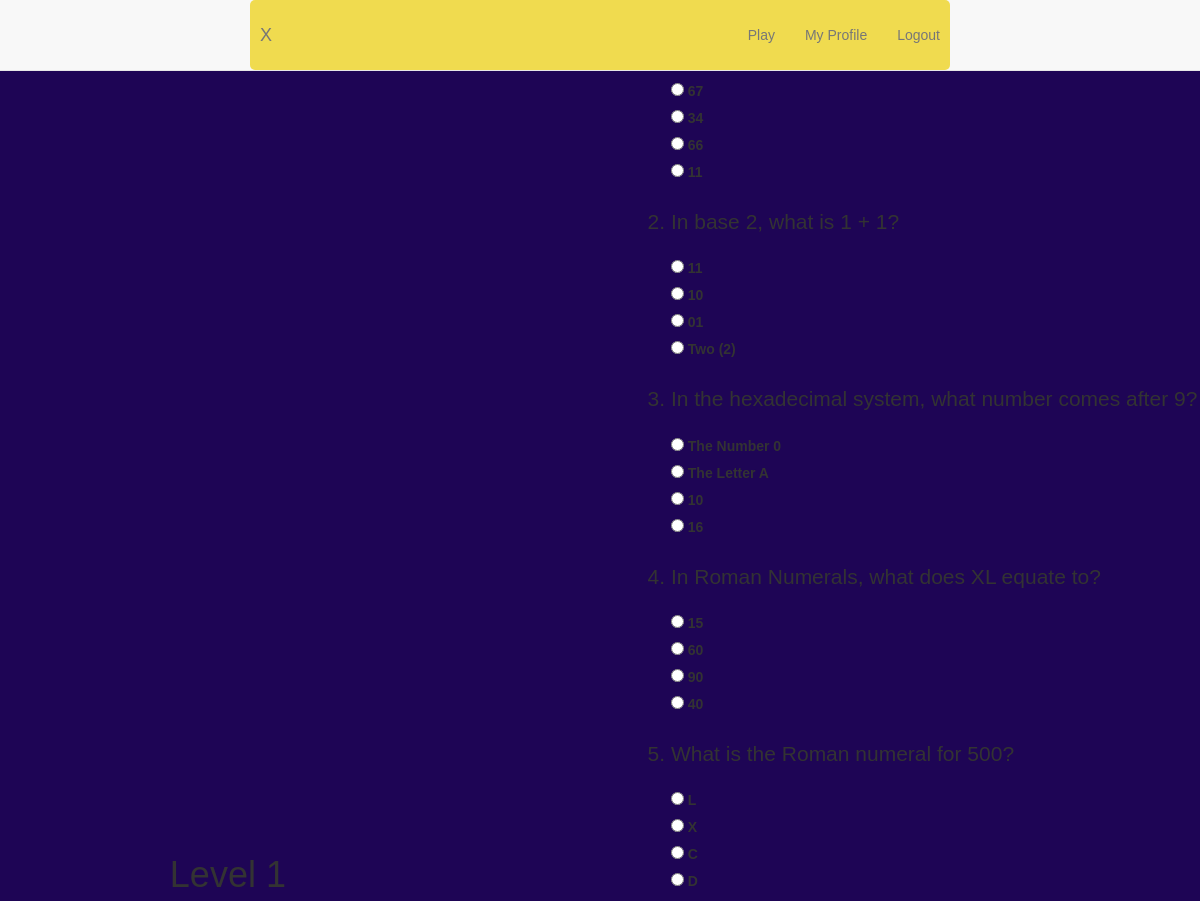
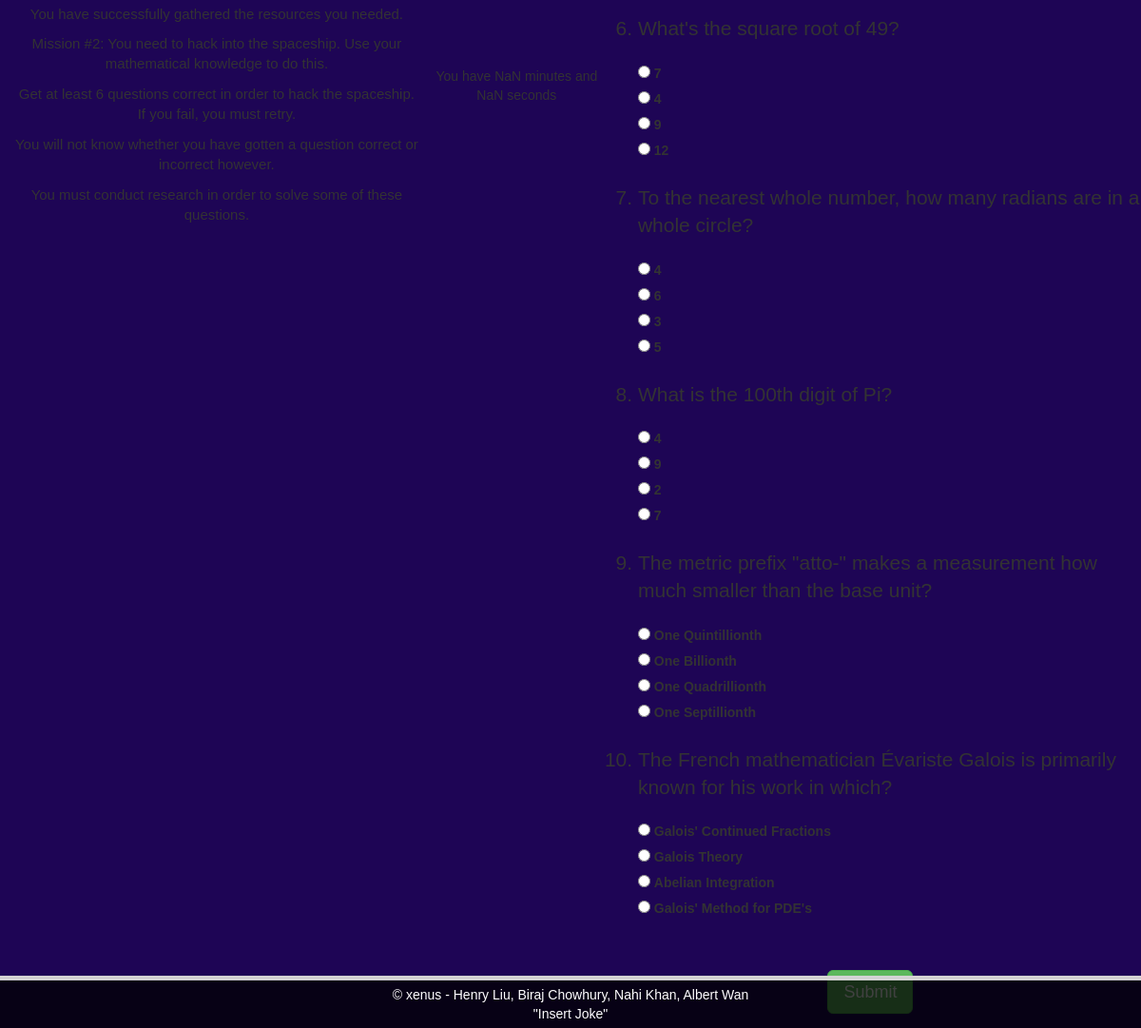
The page /computation (signed in) on the database its author committed (2 pictures, top to bottom).
### tables this page shows
CREATE TABLE TRIVIA (questions TEXT, one TEXT, two TEXT, three TEXT, four TEXT);

### app.py (the view)
@app.route("/computation")
def computation():
    if "user" not in session:
        return redirect(url_for('root'))
    with sqlite3.connect(DB_FILE) as connection:
        c = connection.cursor()
        q = 'SELECT questions, one, two , three, four FROM TRIVIA;'
        foo = c.execute(q)
        List = foo.fetchall()
        connection.commit()
    return render_template('computation.html',q = List, heading = session["user"],sessionstatus = "user" in session)

### templates/computation.html (shortened to what this page needs)
{% extends "homepage.html" %}
{% block body %}
{% block searchresults %}
<div class="container-fluid">
  <center>
    <h1>Level 1</h1>
    <p> You have successfully gathered the resources you needed. </p>
    <p>Mission #2: You need to hack into the spaceship. Use your mathematical knowledge to do this.</p>
    <p>Get at least 6 questions correct in order to hack the spaceship. If you fail, you must retry.</p>
    <p>You will not know whether you have gotten a question correct or incorrect however.</p>
    <p>You must conduct research in order to solve some of these questions.</p>
  </center>
</div>
<head>
</head>
<body onload="timeRemaining()">
  <center><div>You have <span id="clockdiv"></span></div></center>
</body>
<div class = "form-group">
  <form action = "/computationchecker" method='POST'>
    <ol>
      {% for i in q %}
      <li class="lead">{{i[0]|safe}}</li>
      <div class="form-check">
        <input required="true" class ="form-check-input" type='radio' value='{{i[1]}}' name='{{loop.index0}}' required/>
        <label class="form-check-label"> {{i[1]|safe}} </label>
        <br>
        <input required="true" class ="form-check-input" type='radio' value='{{i[2]}}' name='{{loop.index0}}' required/>
        <label class="form-check-label"> {{i[2]|safe}} </label>
        <br>
        <input required="true" class ="form-check-input" type='radio' value='{{i[3]}}' name='{{loop.index0}}' required/>
        <label class="form-check-label"> {{i[3]|safe}} </label>
        <br>
        <input required="true" class ="form-check-input" type='radio' value='{{i[4]}}' name='{{loop.index0}}' required/>
        <label class="form-check-label"> {{i[4]|safe}} </label>
        <br>
      </div>
      <br>
      {% endfor %}
      <br>
    </ol>
    <div class="text-center">
      <button type="submit" class="btn btn-success btn-lg">Submit</button>
    </div>
  </form>
</div>
<br><br><br>
{% endblock %}
{% endblock %}

### templates/homepage.html (shortened to what this page needs)
{% extends "template.html" %}
{% block buttons %}
{% if sessionstatus %}
<html lang="en">
<li class="nav-item">
  <a href="{{ url_for('play') }}" class="nav-link">Play</a>
</li>
<li class="nav-item">
  <a href="{{ url_for('profile') }}" class="nav-link">My Profile</a>
</li>
<li class="nav-item">
  <a href="{{ url_for('logout') }}" class="nav-link">Logout</a>
</li>
{% endif %}
{% endblock %}

### templates/template.html (shortened to what this page needs)
<!DOCTYPE html>
<html lang="en" dir="ltr">
<head>
  <link rel="stylesheet" href="https://maxcdn.bootstrapcdn.com/bootstrap/3.3.7/css/bootstrap.min.css">
  <link rel="stylesheet" href="css/styles.css">
  </head>
<br>
<br>
<body style="height: 100%;">
    <nav class="navbar navbar-default navbar-fixed-top" data-sr-id="0" style="color: black; opacity: 1; transition: opacity 2s cubic-bezier(0.5, 0, 0, 1) 0s;">
      <div class="container">
        <div class="navbar-header">
          <a class="navbar-brand" href="{{ url_for('root') }}">X</a>
        </div>
        <div id="navbar" class="collapse navbar-collapse">
          <ul class="nav navbar-nav navbar-right">
            {% block buttons %}
            {% endblock %}
          </ul>
        </div>
      </div>
    </nav>
    {% block body %}
    {% endblock %}
<br>
<br>
  <footer style="position: fixed; left: 0; bottom: 0; padding: 5px; margin-top: 0; width: 100%; background: rgba(0, 0, 0, 0.75); color: white; text-align: center; border-top: solid; border-color:lightgray; border-width: 5px;">
     &copy xenus - Henry Liu, Biraj Chowhury, Nahi Khan, Albert Wan <br> "Insert Joke"
  </footer>
  </body>
</html>

### templates/styles.css (style rules this page uses)
* { box-sizing: border-box; }
body { display: flex; justify-content: center; align-items: center; min-height: 100vh; margin: 0; background-color: #1E0555; }
body, .quote-input { font-family: 'Gill Sans', 'Gill Sans MT', Calibri, 'Trebuchet MS', sans-serif; }
.container { background-color: #F0DB4F; padding: 1rem; border-radius: .5rem; width: 700px; max-width: 90%; }

### templates/computation.html (style rules this page uses)
p { text-align: center; font-size: 15px; margin-top: 0px; }

### rows shown on the page
TRIVIA: one "67", two "34", three "66", four "11"
TRIVIA: questions "In base 2, what is 1 + 1?", one "11", two "10", three "01", four "Two (2)"
TRIVIA: questions "In the hexadecimal system, what number comes after 9?", one "The Number 0", two "The Letter A", three "10", four "16"
TRIVIA: questions "In Roman Numerals, what does XL equate to?", one "15", two "60", three "90", four "40"
TRIVIA: questions "What is the Roman numeral for 500?", one "L", two "X", three "C", four "D"
TRIVIA: questions "What's the square root of 49?", one "7", two "4", three "9", four "12"
TRIVIA: questions "To the nearest whole number, how many radians are in a whole circle?", one "4", two "6", three "3", four "5"
TRIVIA: questions "What is the 100th digit of Pi?", one "4", two "9", three "2", four "7"
TRIVIA: questions "The metric prefix \"atto-\" makes a measurement how much smaller than the base unit?", one "One Quintillionth", two "One Billionth", three "One Quadrillionth", four "One Septillionth"
TRIVIA: questions "The French mathematician Évariste Galois is primarily known for his work in which?", one "Galois' Continued Fractions", two "Galois Theory", three "Abelian Integration", four "Galois' Method for PDE's"
